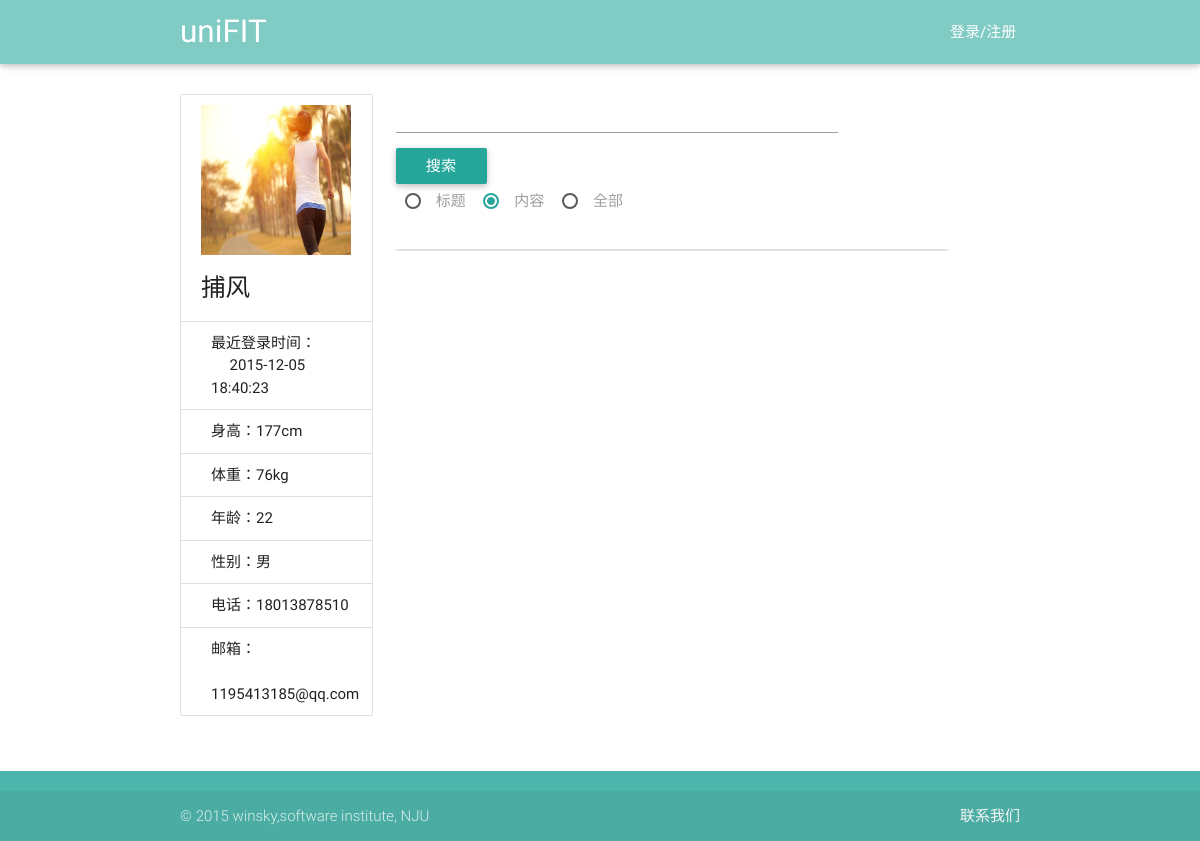
Page /view/showSuggestions.php?userName=捕风 on the earlier database version.
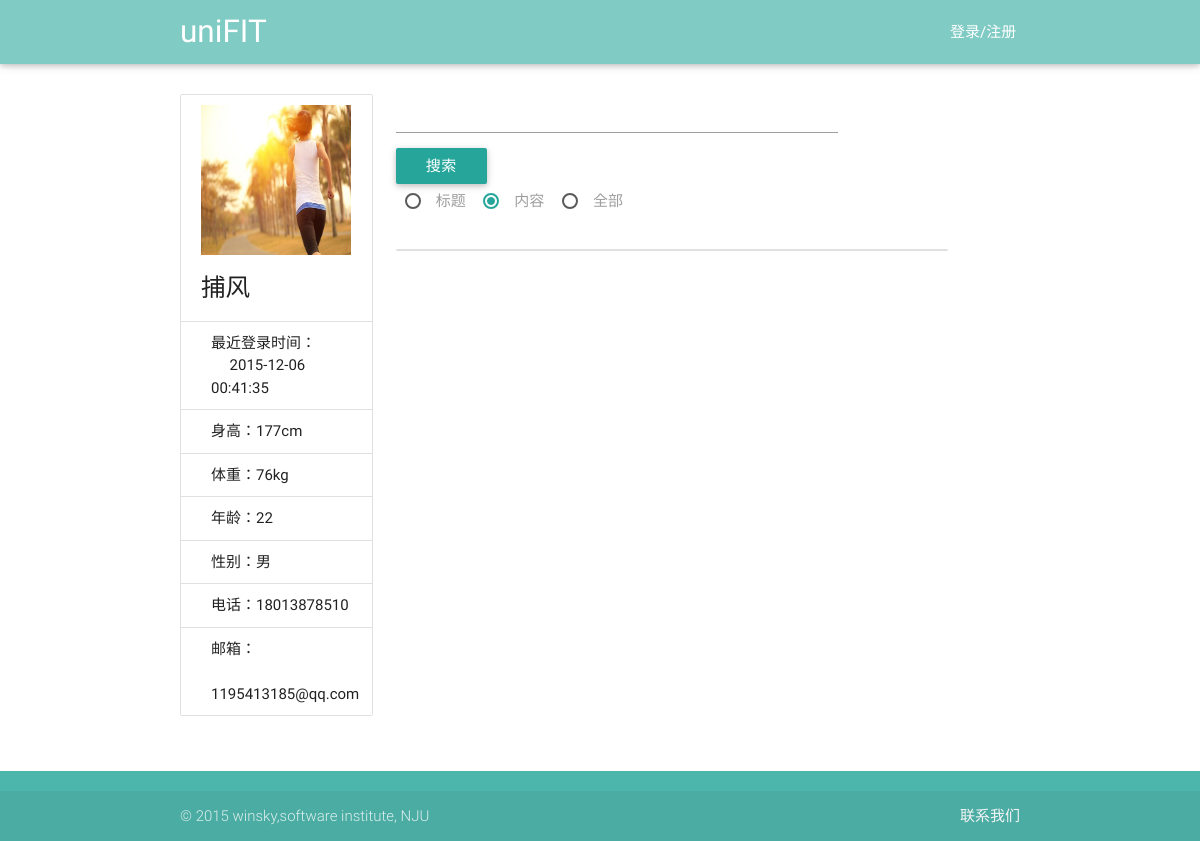
Same page on the later database version.
### tables this page shows
CREATE TABLE user(id integer primary key,userName varchar(40),password int, type varchar(20) ,age int,sex varchar(20),height int,weight int,telephone varchar(40), email varchar(40),lastLoadTime date default '—');

### service/UserService.php (called while the page is built, shortened)
<?php
require_once('../utils/SqliteHelper.php');
require_once('../model/User.php');
class UserService {
    var $db_user_base_info = "user";
    var $DB = null;
    public function __construct() {
        $this->DB = new SqliteHelper('../data.db');
    }
    public function getUserByName($userName) {
        $sql = "select * from " . $this->db_user_base_info . " where userName='" . $userName . "' limit 1";
        $result = $this->DB->getList($sql);
        if (sizeof($result) > 0) {
            $rt = $result[0];
            $password = $rt["password"];
            $type = $rt["type"];
            $age = $rt["age"];
            $sex = $rt["sex"];
            $height = $rt["height"];
            $weight = $rt["weight"];
            $telephone = $rt["telephone"];
            $email = $rt["email"];
            $lastLoadTime = $rt["lastLoadTime"];
            $user = new User($userName, $age, $sex, $type, $password, $height, $weight, $email, $telephone);
            $user->setLastLoadTime($lastLoadTime);
        }
        return $user;
    }
}

### utils/SqliteHelper.php (called while the page is built, shortened)
<?php
class SqliteHelper {
    function __construct($file) {
        try {
            $this->conn = new PDO('sqlite:' . $file);
        } catch (PDOException $e) {
            try {
                $this->conn = new PDO('sqlite2:' . $file);
            } catch (PDOException $e) {
                exit('error!');
            }
        }
    }
    function __destruct() {
        $this->conn = null;
    }
    function query($sql) {
        return $this->conn->query($sql);
    }
    function getList($sql) {
        $recordList = array();
        foreach ($this->RecordArray($sql) as $rstmp) {
            $recordList[] = $rstmp;
        }
        return $recordList;
    }
    function RecordArray($sql) {
        return $this->query($sql)->fetchAll();
    }
}

### model/User.php (called while the page is built, shortened)
<?php
class User {
    private $telephone = "";
    private $email = "";
    private $age = "";
    private $sex = "";
    private $height = "";
    private $weight = "";
    private $lastLoadTime="";
    public function __construct($userName, $age, $sex, $type, $password, $height, $weight, $email, $telephone) {
        $this->telephone = $telephone;
        $this->email = $email;
        $this->age = $age;
        $this->sex = $sex;
        $this->height = $height;
        $this->weight = $weight;
    }
    public function getTelephone() {
        return $this->telephone;
    }
    public function getEmail() {
        return $this->email;
    }
    public function getAge() {
        return $this->age;
    }
    public function getSex() {
        return $this->sex;
    }
    public function getHeight() {
        return $this->height;
    }
    public function getWeight() {
        return $this->weight;
    }
    public function getLastLoadTime() {
        return $this->lastLoadTime;
    }
    public function setLastLoadTime($lastLoadTime) {
        $this->lastLoadTime = $lastLoadTime;
    }
}

### view/showSuggestions.php (the view, shortened to what this page needs)
<!DOCTYPE html>
<html lang="en">
<head>
    <link href="../css/material_icons.css" rel="stylesheet" media="screen,projection">
    <link href="../css/materialize.css" type="text/css" rel="stylesheet" media="screen,projection"/>
    <link href="../css/style.css" type="text/css" rel="stylesheet" media="screen,projection"/>
    <link href="../css/showEvents.css" type="text/css" rel="stylesheet" media="screen,projection"/>
</head>
<body onload="write_header();write_footer();write_quick_back_button();" id="top">
<header></header>
<div class="main container">
    <br>
    <div class="row">
        <div class="col s12 l3">
            <ul class="collection with-header">
                <li class="collection-header">
                    <img src="../images/back1.jpg" width="150px" height="150px">
                    <?php
                    $userName = $_GET["userName"];
                    require_once("../service/UserService.php");
                    $userService = new UserService();
                    $user = $userService->getUserByName($userName);
                    $lastLoadTime = $user->getLastLoadTime();
                    $height = $user->getHeight() . "cm";
                    $weight = $user->getWeight() . "kg";
                    $age = $user->getAge();
                    $sex = $user->getSex();
                    $telephone = $user->getTelephone();
                    $email = $user->getEmail();
                    ?>
                    <h5 id="userName"><?php echo $userName; ?></h5>
                </li>
                <p class="collection-item">最近登录时间：<br> &nbsp;&nbsp;&nbsp;&nbsp; <?php echo $lastLoadTime ?></p>
                <p class="collection-item">身高：<?php echo $height ?></p>
                <p class="collection-item">体重：<?php echo $weight ?></p>
                <p class="collection-item">年龄：<?php echo $age ?></p>
                <p class="collection-item">性别：<?php echo $sex ?></p>
                <p class="collection-item">电话：<?php echo $telephone ?></p>
                <p class="collection-item">邮箱： <br> &nbsp; <?php echo $email ?></p>
            </ul>
        </div>
        <div class="col s12 l8">
            <div>
                <input type="text" name="keyword" onkeydown='if(event.keyCode==13){search_function()}'>
                <a class="btn btn-primary" onclick="search_function();">搜索</a>
                <div>
                    <label for="title">标题</label>
                    <label for="content">内容</label>
                    <label for="all">全部</label>
                </div>
            </div>
            <br>
            <ul class="collection" id="suggestions_list">
            </ul>
            <br>
        </div>
    </div>
</div>
<div id="footer"></div>
</body>
</html>

### view/showSuggestions.php (style rules this page uses)
input { max-width: 80%; }
.btn { max-width: 30%; }
.row { margin-left: 9%; margin-right: 9%; }
label { margin: 5px; }

Differences in the rows shown:
changed user "177cm": lastLoadTime "2015-12-05 18:40:23" → "2015-12-06 00:41:35"
